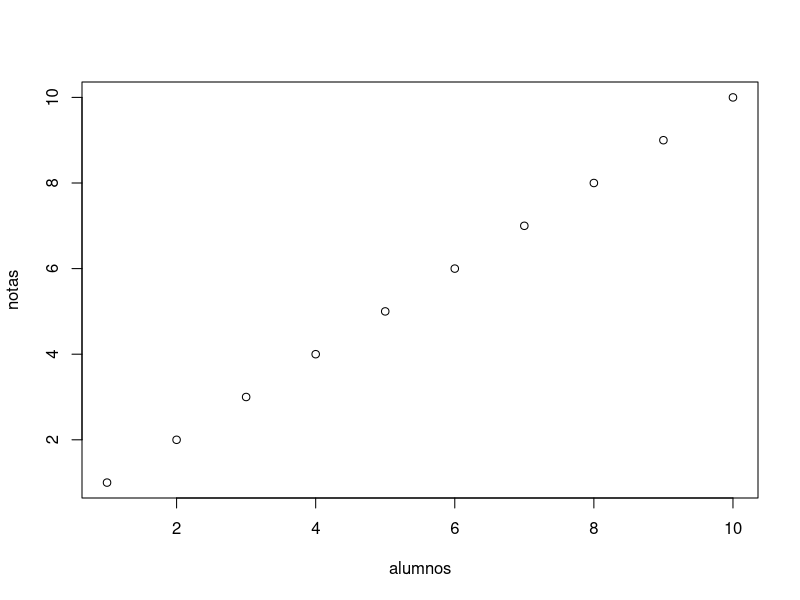
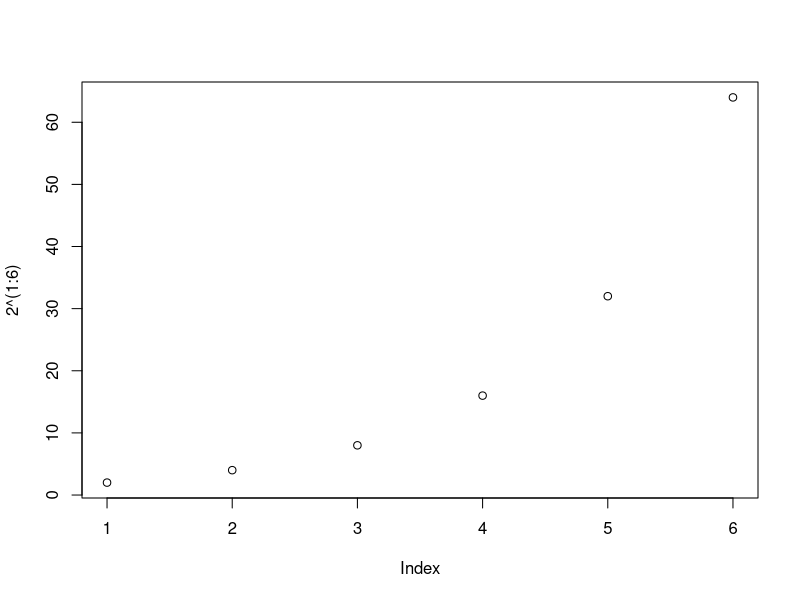
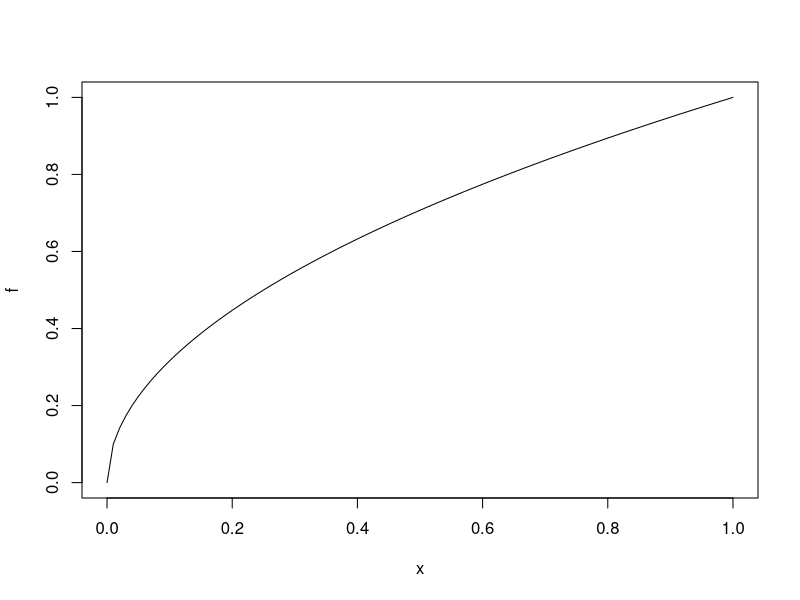
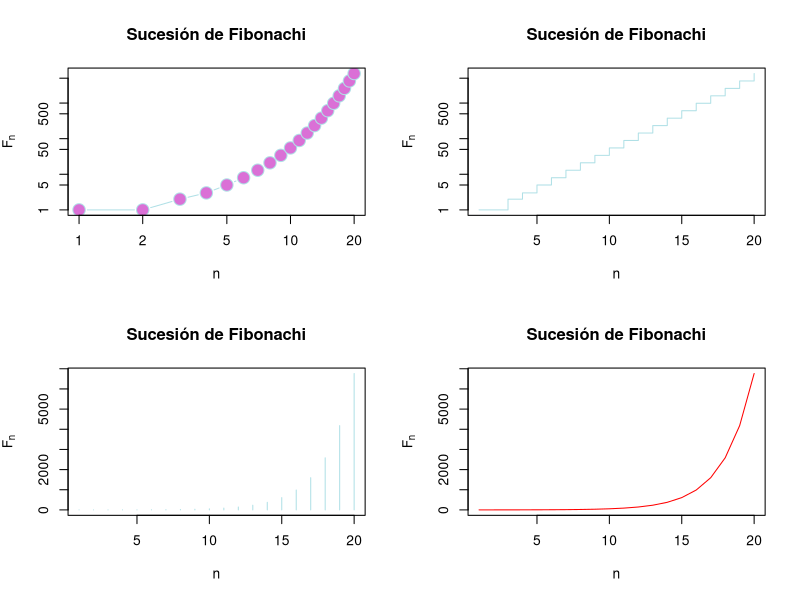
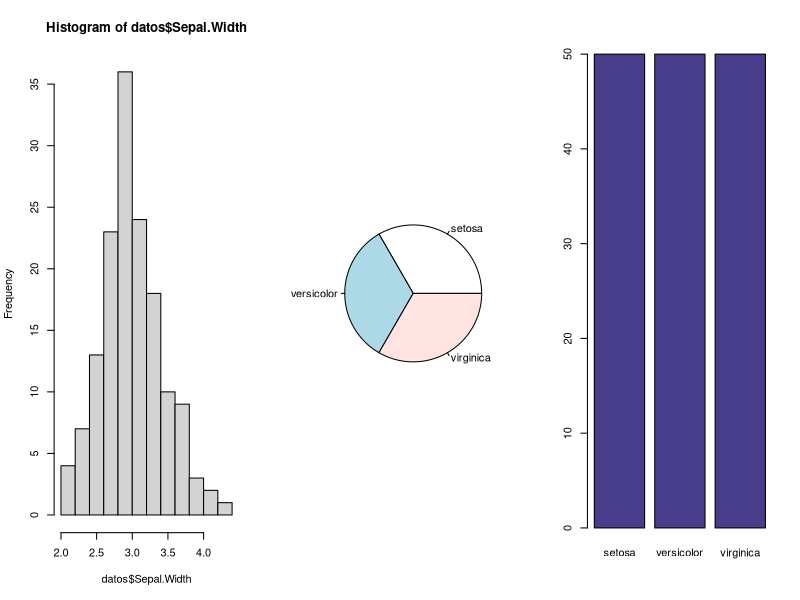

Write R code to recreate these figures, in order.
## ---- chunk 1
knitr::opts_chunk$set(echo = TRUE)

## ---- chunk 2

libs <- c("tidyverse", "readr", "rgdal", "rgeos","leaflet","leaflet.extras","RColorBrewer","readxl")
sapply(libs, require, character.only = TRUE)

## ---- chunk 3

library("tidyverse")

alumnos <- c(1:10)
notas <- c(1:10 )

plot(alumnos,notas)

## ---- chunk 4

plot(2^(1:6))


## ---- chunk 5

f <- function(x){ sqrt(x)}


plot(f)


## ---- chunk 6

n = 1:20
fibonachi = (1/sqrt(5))*((1+sqrt(5))/2)^n - (1/sqrt(5))*((1-sqrt(5))/2)^n

par(mfrow = c(2,2))  

plot(fibonachi, xlab = "n", ylab = expression(F[n]),
main = "Sucesión de Fibonachi", pch = 21, cex = 2, 
col = "powderblue", bg = "orchid", log= "xy", type="b")

plot(fibonachi, xlab = "n", ylab = expression(F[n]),
main = "Sucesión de Fibonachi", pch = 21, cex = 2, 
col = "powderblue", bg = "orchid", log= "y", type= "s")

plot(fibonachi, xlab = "n", ylab = expression(F[n]),
main = "Sucesión de Fibonachi", pch = 21, cex = 2, 
col = "powderblue", bg = "orchid", type = "h")

plot(fibonachi, xlab = "n", ylab = expression(F[n]),
main = "Sucesión de Fibonachi", pch = 21, cex = 2, 
col = "red", bg = "orchid", type = "l")


## ---- chunk 7

felevada <-  function(x) {
    return( sqrt(x))
}



felevada(9)

## ---- chunk 8

m <- matrix(data=c(1,2,3,4,5,6,7,8,9,10,11,12),nrow=3,ncol=4)
m


w <- 1:10

l <- list(1:5)

w
l[1]

parcel <- list(destination="New York", dimensions=c(2,6,9), price=12.95)

parcel

parcel[2]

eye.colors <-  factor(c("brown","blue","blue","green","brown"))

eye.colors

levels(eye.colors)
## ---- chunk 9
##aqui tenemos los datos de iris
datos <- iris
#listo los datos
datos
head(datos, n=20) #solo listo los primeros 20

dim(datos) #muestra las dimensiones existentes en R
names(datos)#Esto nombra o muestra detalle de todos los datos que se encuentran

str(datos) #resumen de los datos

summary(datos) # otro resumen de los datos

sd(datos$Sepal.Length)
var(datos$Sepal.Length)
sqrt(var(datos$Sepal.Length))


datos.table <- table(datos$Species) #creo un objeto de tipo tabla que contiene una tabla de frecuencias de la variable "species" 

par(mfrow = c(1,3))  

hist(datos$Sepal.Width)
pie(datos.table)
barplot(datos.table, col=("darkslateblue"))

## ---- chunk 10

cov(datos[,1:4])

